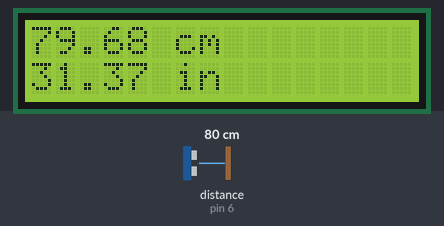
The sketch below on a simulated Arduino Uno, built with avr-gcc and run on an emulated ATmega328P. Parts: 16×2 character LCD. Wiring (inferred from the names in the program): ultrasonic range finder: trigger pin 7; echo pin 6. The inputs (shaded band) are chosen by the test bench; at power-on: distance to the obstacle (sensor on pin 6) 80 cm. The echo pulse lasts 58.3 µs per cm; what the sketch prints to the serial monitor is not drawn.

Above: at 1.2 s.
1.3 s: distance to the obstacle (sensor on pin 6) set to 9 cm
At 2.7 s:
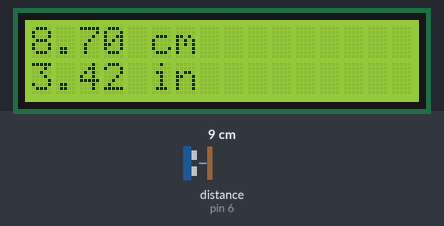
4.3 s: distance to the obstacle (sensor on pin 6) set to 2 cm
At 4.51 s:
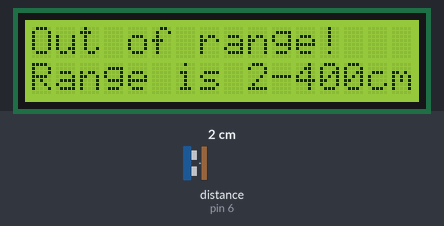
6.5 s: distance to the obstacle (sensor on pin 6) set to 4 cm
At 8.4 s:
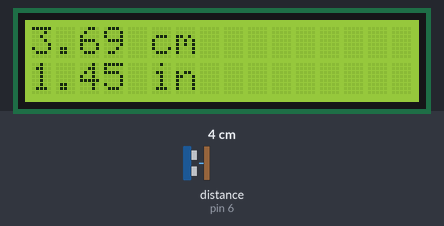
8.9 s: distance to the obstacle (sensor on pin 6) set to 60 cm
At 10.0 s:
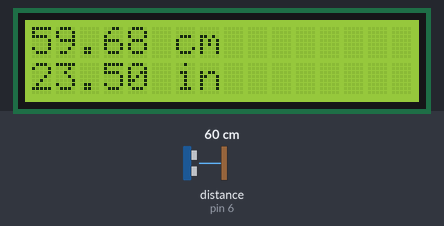
11.9 s: distance to the obstacle (sensor on pin 6) set to 9 cm
At 13.02 s:
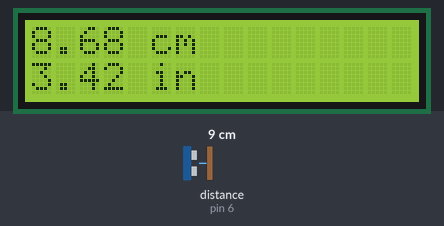
Timing chart, 0 to 14.9 s (numbered marks = the images above; inputs shaded):
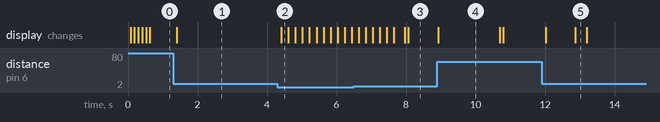

The sketch:

arduino_ultrasonic_rangefinder.ino
```cpp
// (licence header left out)
#include <Arduino.h> // including the Main include file for the Arduino SDK
#include <LiquidCrystal.h> // including the LiquidCrystal library that allows Arduino to control Character LCDs

LiquidCrystal lcdScr(13, 12, 11, 10, 9, 8); // set Pins to LCD Screen (global class)
int trigPin = 7; // # of Pin to the TRIG pin of Ultrasonic Sensor (global variable)
int echoPin = 6; // # of Pin to the ECHO pin of Ultrasonic Sensor (global variable)

void setup() { // built-in setup() function for start-up initiation codes
    Serial.begin(115200); // set Serial port baud rate (!!! The Arduino will hang when the Serial Monitor is not connected)
    lcdScr.begin(16, 2); // set LCD Screen size
    pinMode(trigPin, OUTPUT); // set the Pin to the TRIGGER (TX) Pin of the Ultrasonic Sensor to OUTPUT mode
    pinMode(echoPin, INPUT); // set the Pin to the ECHO (RX) Pin of the Ultrasonic Sensor to OUTPUT mode
}

double roundDecimal2p(double originalValue) { // function for rounding original distance value to 2 decimal places
    return (long)(originalValue * 100 + 0.5) / 100.0; // return rounded value
}

double ultrasonicMeasure() { // function for measuring ultrasonic travel time (in μs)
    digitalWrite(trigPin, LOW); // turn off the ultrasound sender
    delayMicroseconds(2); // delay 2 μs before turn on the sender
    digitalWrite(trigPin, HIGH); // turn on the ultrasound sender (launch acoustic burst)
    delayMicroseconds(10); // continue launching acoustic burst for 10 μs
    digitalWrite(trigPin, LOW); // turn off the ultrasound sender
    return pulseIn(echoPin, HIGH); // return the value of "duration taken for acoustic burst return to the ultrasound receiver"
}

void distanceOutput(double echoDuration) { // function for outputing distance to Serial Monitor and LCD Screen
    double distanceCm = (echoDuration / 2) * 0.0343; // calculate distance in centimeters
    double distanceIn = (echoDuration / 2) * 0.0135039; // calculate distance in inches
    if (distanceCm > 400 || distanceCm < 2){ // determine is the value in the measuring range
        String outofrangeError = ("Measuring range is 2 ~ 400 cm, but got " + (String)distanceCm); // concatenate the string for out-of-range error message
        if (distanceCm != 0) {  // if the distance value reported is not 0, the sensor should be working but out of measuring range
            Serial.println("[+" + (String)millis() + "ms] Out of range! " + outofrangeError); // print out-of-range error message on the Serial Monitor
            lcdscrollingOutputl2("Out of range!", ("Range is 2-400cm, But got " + (String)(roundDecimal2p(distanceCm)) + "cm")); // call lcdscrollingOutputl2() function to print a line2-scrolling error message on the LCD Screen
        }
        else { // the distance value reported 0, the sensor is probably not connected or doesn't working
            Serial.println("[+" + (String)millis() + "ms] Out of range! " + outofrangeError + " (Is it connected?)"); // print out-of-range error message with a notice about the abnormal distance value on the Serial Monitor
            lcdscrollingOutputl2("Out of range!", "Check the sensor connection!"); // call lcdscrollingOutputl2() function to print a line2-scrolling error message on the LCD Screen
        }
    }
    else { // the distance value reported seems in measuring range, printing it
        Serial.println("[+" + (String)millis() + "ms] Measured distance: " + (String)distanceCm + " cm / " + (String)distanceIn + " inches");  // print the log of measured distance on the Serial Monitor
        lcdScr.clear(); // clear all characters on the LCD Screen
        lcdScr.setCursor(0, 0); // let the LCD Screen start print at the 1st-row 1st-character position
        lcdScr.print(roundDecimal2p(distanceCm)); // print rounded distance value in centimeters on the LCD Screen
        lcdScr.print(" cm"); // append (print) "cm" after distance value on the LCD Screen
        lcdScr.setCursor(0, 1); // let the LCD Screen start print at the 2nd-row 1st-character position
        lcdScr.print(roundDecimal2p(distanceIn)); // print rounded distance value in inches on the LCD Screen
        lcdScr.print(" in"); // append (print) "inches" after distance value on the LCD Screen
    }
}

// original code by dedekeyser (https://forum.arduino.cc/t/16x2-lcd-one-line-scrolling-one-stationary/406501)
void lcdscrollingOutputl2(String line1Text, String line2Text) { // function for printing a scrolling message on the LCD Screen (only used for error messages due to it takes too much cpu time)
    lcdScr.clear(); // clear all characters on the LCD Screen
    lcdScr.setCursor(0, 0); // let the LCD Screen start print at the 1st-row 1st-character position
    lcdScr.print(line1Text); // print out-of-range warning on the LCD Screen
    if ((line2Text.length()) <= 16) { // if the length of line2 is not longer than 16, print regularly
        lcdScr.setCursor(0, 1); // let the LCD Screen start print at the 2nd-row 1st-character position
        lcdScr.print(line2Text); // print line2 regularly
    }
    else if ((line2Text.length()) > 39) { // (!!!) Due to RAM constraints, strings longer than 39 characters are too buggy to be output to the display
        Serial.println("[Error] Line 2 string is too long (> 39) to scrolling print on the LCD Screen"); // print the error message about too long string on Serial Monitor
    }
    else { // when 16 < (length of line2) < 40, scroll the line2 & let line1 "visually" no changes
        char line2charArray[40]; // create a character list of the same length of error message line2 string
        lcdScr.setCursor(0, 1); // let the LCD Screen start print at the 2nd-row 1st-character position
        line2Text.toCharArray(line2charArray, 40); // put the error message from the string into the character list
        for (int i = 0; i <= 16; i++) { // printing first 16 characters
            lcdScr.write(line2charArray[i]); // print the first 16 characters to the LCD Screen
        }
        delay(200); // delay 200 ms for reading the text
        for (int j = 17; j <= (line2Text.length()); j++) { // begin printing from character #17 onward
            lcdScr.write(line2charArray[j]); // write the j-th character (for now it will be off-screen).
            lcdScr.scrollDisplayLeft(); // scroll the text left one character-space.
            lcdScr.setCursor(j-16,0); // set the cursor to the (visually) 1st-character slot on the 1st-row
            lcdScr.print(line1Text); // re-print the row 1 message
            lcdScr.setCursor(j+1,1); // set the cursor one character space to the right of the last printed character on row 2
            delay(200); // delay 200 ms for reading the text
        }
    }
}

void loop() { // built-in loop() function for codes to looping
    distanceOutput(ultrasonicMeasure()); // call functions for a measurement attempt
    delay(100); // delay 100 ms before starting next measurement attempt
}
```

Measured:
- the behaviour switches between 2 and 3 cm on distance to the obstacle (sensor on pin 6) (found by bisection; images 2 and 3)
- after the input at 4.3 s, the display: changes after 0.11 s (image 2)
- after the input at 6.5 s, the display: first differs from a run without the input after 1.5 s (image 3 shows a later state)
- after the input at 8.9 s, the display: changes at once (image 4)
- after the input at 11.9 s, the display: first changes after 0.11 s (image 5 shows a later state)
- what the display in image 4 shows lasts 1.8 s, from 8.9 s to 10.7 s
